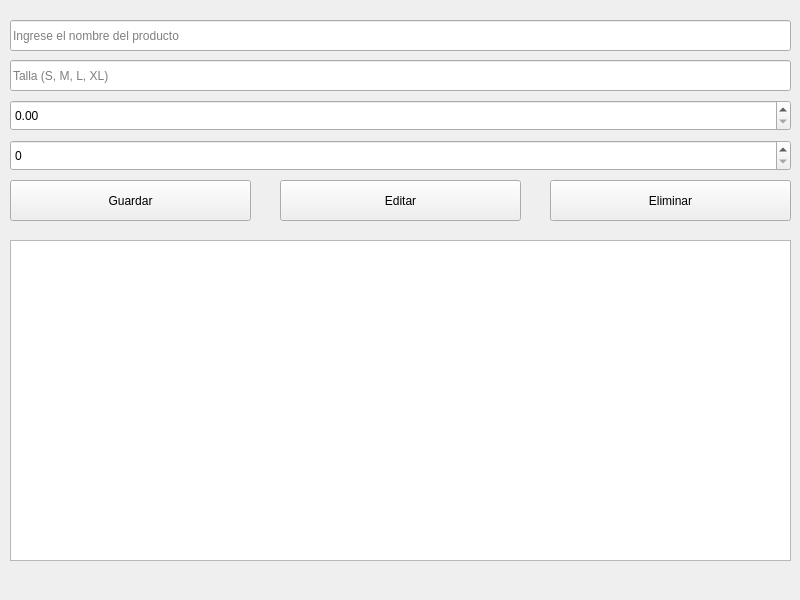
<?xml version="1.0" encoding="UTF-8"?>
<ui version="4.0">
 <class>MainWindow</class>
 <widget class="QMainWindow" name="MainWindow">
  <property name="geometry">
   <rect>
    <x>0</x>
    <y>0</y>
    <width>800</width>
    <height>600</height>
   </rect>
  </property>
  <property name="windowTitle">
   <string>MainWindow</string>
  </property>
  <widget class="QWidget" name="centralwidget">
   <widget class="QLineEdit" name="txtNombre">
    <property name="geometry">
     <rect>
      <x>10</x>
      <y>20</y>
      <width>781</width>
      <height>31</height>
     </rect>
    </property>
    <property name="placeholderText">
     <string>Ingrese el nombre del producto</string>
    </property>
   </widget>
   <widget class="QLineEdit" name="txtTalla">
    <property name="geometry">
     <rect>
      <x>10</x>
      <y>60</y>
      <width>781</width>
      <height>31</height>
     </rect>
    </property>
    <property name="placeholderText">
     <string>Talla (S, M, L, XL)</string>
    </property>
   </widget>
   <widget class="QDoubleSpinBox" name="txtPrecio">
    <property name="geometry">
     <rect>
      <x>10</x>
      <y>100</y>
      <width>781</width>
      <height>31</height>
     </rect>
    </property>
   </widget>
   <widget class="QSpinBox" name="txtStock">
    <property name="geometry">
     <rect>
      <x>10</x>
      <y>140</y>
      <width>781</width>
      <height>31</height>
     </rect>
    </property>
   </widget>
   <widget class="QPushButton" name="btnGuardar">
    <property name="geometry">
     <rect>
      <x>10</x>
      <y>180</y>
      <width>241</width>
      <height>41</height>
     </rect>
    </property>
    <property name="text">
     <string>Guardar</string>
    </property>
   </widget>
   <widget class="QPushButton" name="btnEditar">
    <property name="geometry">
     <rect>
      <x>280</x>
      <y>180</y>
      <width>241</width>
      <height>41</height>
     </rect>
    </property>
    <property name="text">
     <string>Editar</string>
    </property>
   </widget>
   <widget class="QPushButton" name="btnEliminar">
    <property name="geometry">
     <rect>
      <x>550</x>
      <y>180</y>
      <width>241</width>
      <height>41</height>
     </rect>
    </property>
    <property name="text">
     <string>Eliminar</string>
    </property>
   </widget>
   <widget class="QTableWidget" name="tablaInventario">
    <property name="geometry">
     <rect>
      <x>10</x>
      <y>240</y>
      <width>781</width>
      <height>321</height>
     </rect>
    </property>
   </widget>
  </widget>
 </widget>
 <resources/>
 <connections/>
</ui>
